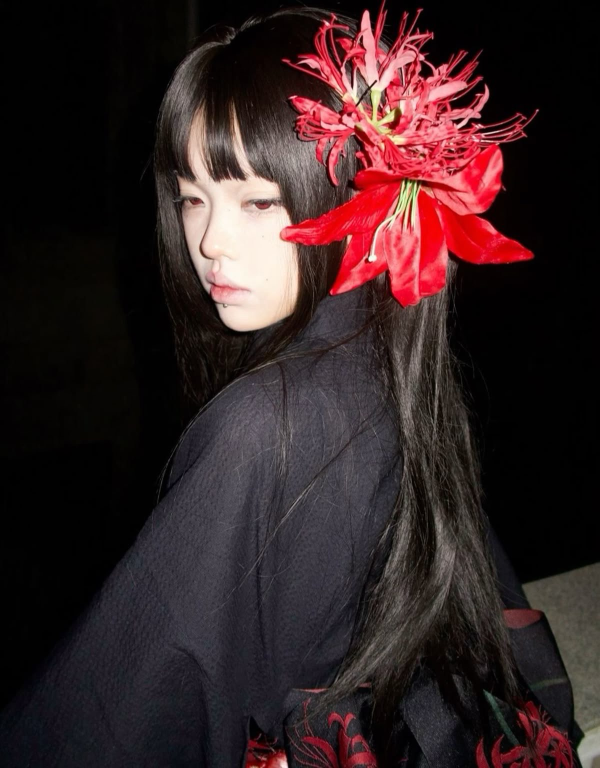
#> input picture kiww.jpg, 1200 x 1536 px, found by its file name (shown at 1/2 size)
$ python lanjutan.py
#> lines starting #> are read from the running program, lines starting #| are printed output that depends on the picture; pictures that were not available may be replaced by others from this repository, and a replacement may not be noted
import cv2
import numpy as np

# Fungsi bantu untuk menambahkan teks ke gambar
def tambah_teks(gambar, teks):
    posisi = (20, 40)  # x, y
    font = cv2.FONT_HERSHEY_SIMPLEX
    ukuran = 1.2
    warna = (255, 255, 255)  # putih
    tebal = 2
    cv2.putText(gambar, teks, posisi, font, ukuran, warna, tebal)
    return gambar

# Baca dua gambar
img1 = cv2.imread('kiww.jpg')
#> img1 is the input picture: shape (1536, 1200, 3); mean B, G, R 35.8, 34.4, 51.9
img2 = cv2.imread('logo.jpg')

# Cek apakah gambar berhasil dibaca
if img1 is None or img2 is None:
    print("❌ Pastikan file 'background.jpg' dan 'logo.png' tersedia.")
    exit()

# Samakan ukuran
img2_resized = cv2.resize(img2, (img1.shape[1], img1.shape[0]))

# Gambar asli
original = tambah_teks(img1.copy(), "Asli")

# Crop bagian tengah dari img1
h, w = img1.shape[:2]
#> h = 1536; w = 1200
crop = img1[h//4:3*h//4, w//4:3*w//4]
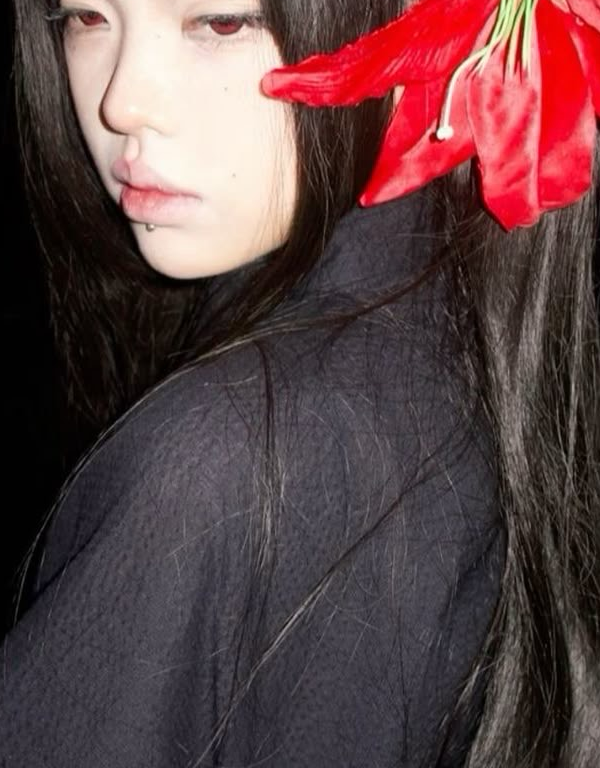
#> crop: shape (768, 600, 3); mean B, G, R 68.4, 66.6, 92.9
crop = cv2.resize(crop, (w, h))
#> crop: shape (1536, 1200, 3)
crop = tambah_teks(crop, "Crop")

# Resize img2 ke kecil lalu besar lagi
resized = cv2.resize(img2_resized, (w//2, h//2))
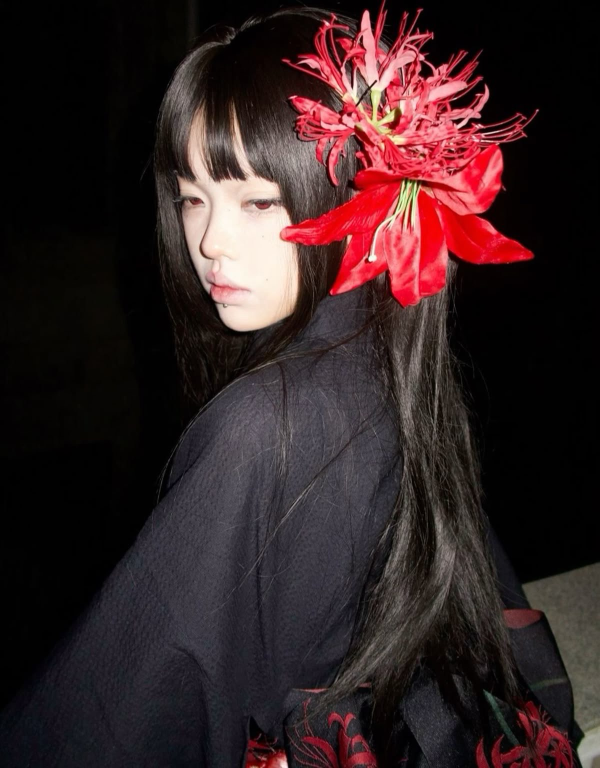
#> resized: shape (768, 600, 3); mean B, G, R 35.9, 34.4, 52
resized = cv2.resize(resized, (w, h))
#> resized: shape (1536, 1200, 3)
resized = tambah_teks(resized, "Resize")

# Blending img1 dan img2
blended = cv2.addWeighted(img1, 0.6, img2_resized, 0.4, 0)
blended = tambah_teks(blended, "Blending")

# Gabungkan ke kolase
top = np.hstack((original, crop))
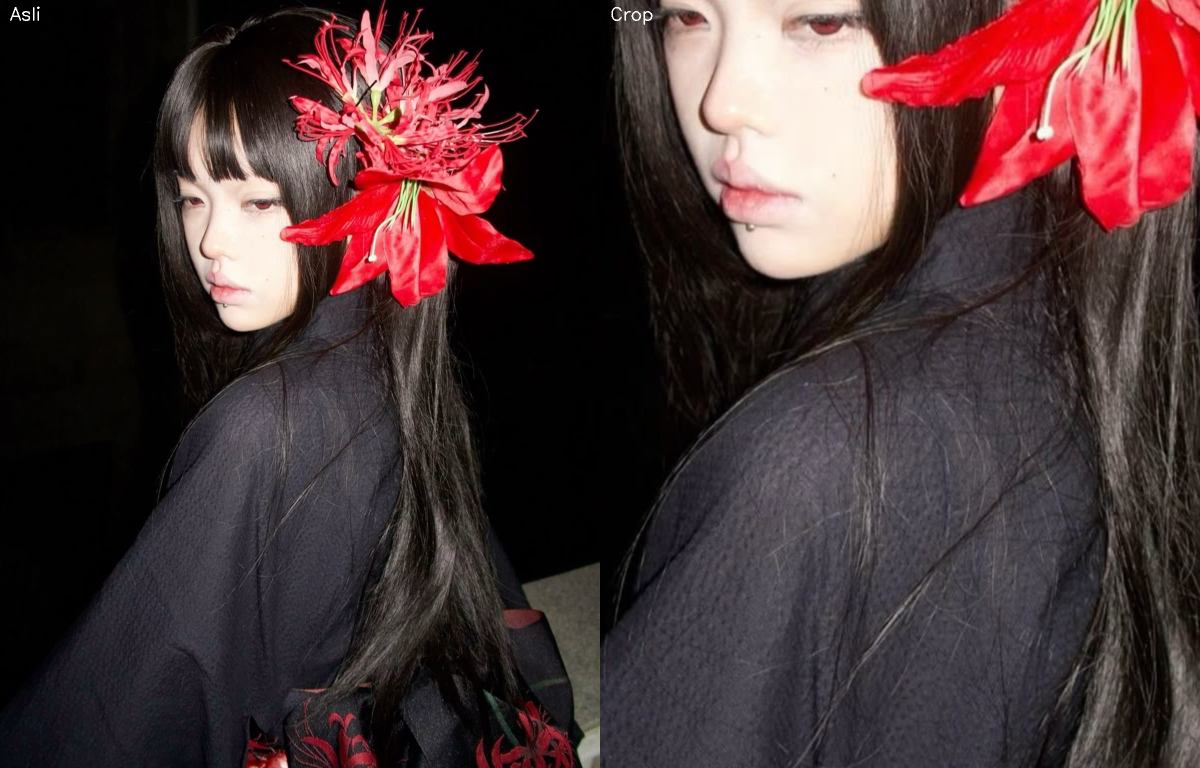
#> top: shape (1536, 2400, 3) (shown at 1/2 size); mean of channels 0, 1, 2 52.1, 50.5, 72.4; drawn as B, G, R
bottom = np.hstack((resized, blended))
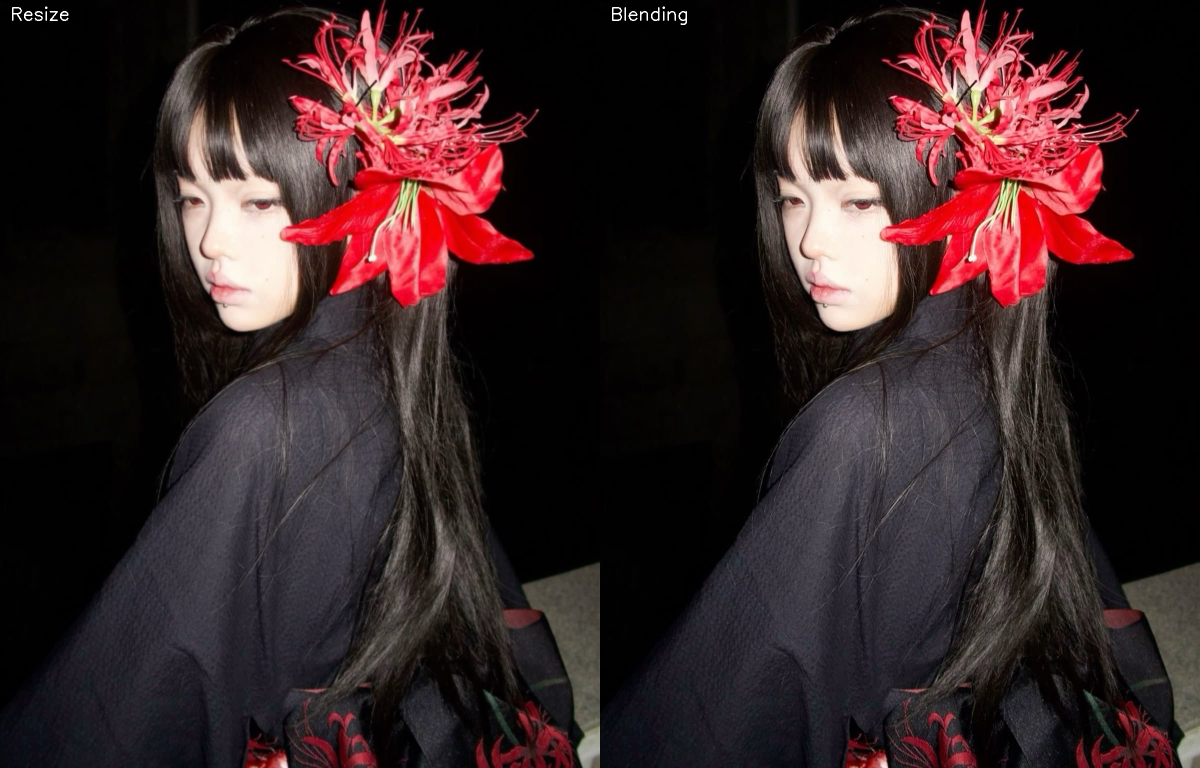
#> bottom: shape (1536, 2400, 3) (shown at 1/2 size); mean B, G, R 36, 34.5, 52.1
kolase = np.vstack((top, bottom))
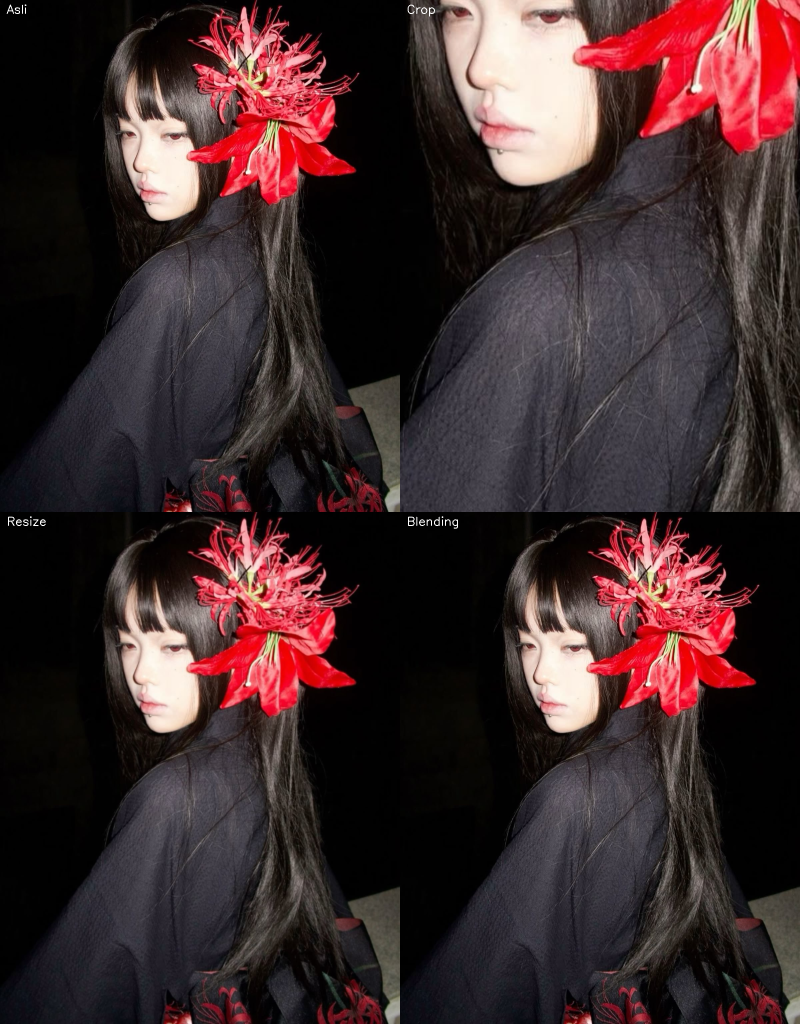
#> kolase: shape (3072, 2400, 3) (shown at 1/3 size); mean of channels 0, 1, 2 44, 42.5, 62.3; drawn as B, G, R

# Tampilkan dan simpan
cv2.imshow("Kolase", kolase)
cv2.imwrite("kolase_result.jpg", kolase)

cv2.waitKey(0)
cv2.destroyAllWindows()
